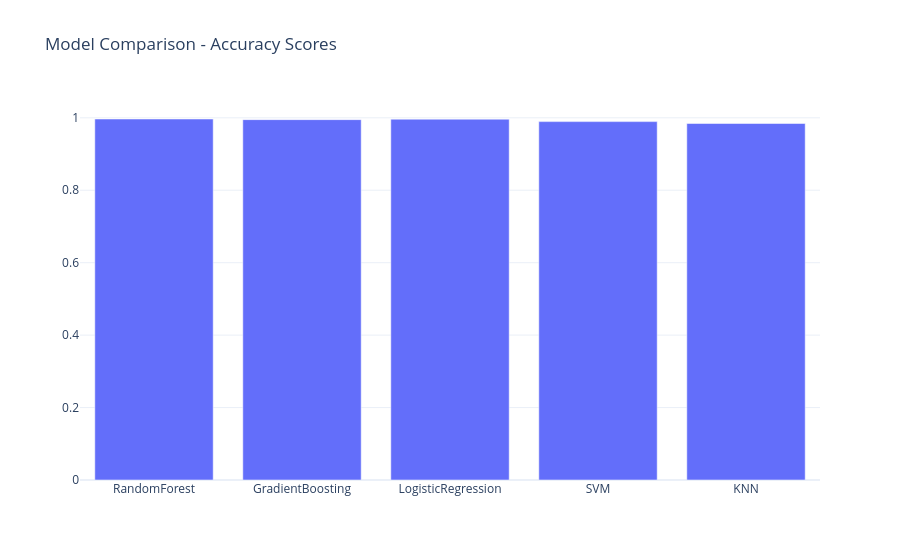

This figure's notebook cell:
### Code cell
# Compare accuracies of different models
fraud_project.compare_accuracies()

### Figure 1 — Plotly figure (JSON) as saved in the notebook; plotly's stock layout.template omitted (floating-point values rounded to 4 significant figures)
{"data": [{"name": "Accuracy", "type": "bar", "x": ["RandomForest", "GradientBoosting", "LogisticRegression", "SVM", "KNN"], "y": [0.9967, 0.995, 0.9963, 0.9895, 0.9843]}], "layout": {"title": {"text": "Model Comparison - Accuracy Scores"}}}
